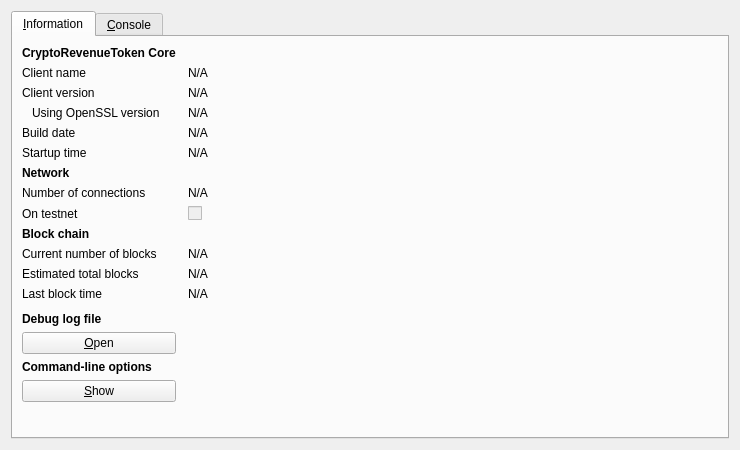
<?xml version="1.0" encoding="UTF-8"?>
<ui version="4.0">
 <class>RPCConsole</class>
 <widget class="QDialog" name="RPCConsole">
  <property name="geometry">
   <rect>
    <x>0</x>
    <y>0</y>
    <width>740</width>
    <height>450</height>
   </rect>
  </property>
  <property name="windowTitle">
   <string>CryptoRevenueToken - Debug window</string>
  </property>
  <property name="styleSheet">
   <string notr="true">background-image: url(:/images/bgx);</string>
  </property>
  <layout class="QVBoxLayout" name="verticalLayout_2">
   <item>
    <widget class="QTabWidget" name="tabWidget">
     <property name="currentIndex">
      <number>0</number>
     </property>
     <widget class="QWidget" name="tab_info">
      <attribute name="title">
       <string>&amp;Information</string>
      </attribute>
      <layout class="QGridLayout" name="gridLayout" columnstretch="0,1">
       <property name="horizontalSpacing">
        <number>12</number>
       </property>
       <item row="0" column="0">
        <widget class="QLabel" name="label_9">
         <property name="font">
          <font>
           <weight>75</weight>
           <bold>true</bold>
          </font>
         </property>
         <property name="text">
          <string>CryptoRevenueToken Core</string>
         </property>
        </widget>
       </item>
       <item row="1" column="0">
        <widget class="QLabel" name="label_5">
         <property name="text">
          <string>Client name</string>
         </property>
        </widget>
       </item>
       <item row="1" column="1">
        <widget class="QLabel" name="clientName">
         <property name="cursor">
          <cursorShape>IBeamCursor</cursorShape>
         </property>
         <property name="text">
          <string>N/A</string>
         </property>
         <property name="textFormat">
          <enum>Qt::PlainText</enum>
         </property>
         <property name="textInteractionFlags">
          <set>Qt::LinksAccessibleByMouse|Qt::TextSelectableByKeyboard|Qt::TextSelectableByMouse</set>
         </property>
        </widget>
       </item>
       <item row="2" column="0">
        <widget class="QLabel" name="label_6">
         <property name="text">
          <string>Client version</string>
         </property>
        </widget>
       </item>
       <item row="2" column="1">
        <widget class="QLabel" name="clientVersion">
         <property name="cursor">
          <cursorShape>IBeamCursor</cursorShape>
         </property>
         <property name="text">
          <string>N/A</string>
         </property>
         <property name="textFormat">
          <enum>Qt::PlainText</enum>
         </property>
         <property name="textInteractionFlags">
          <set>Qt::LinksAccessibleByMouse|Qt::TextSelectableByKeyboard|Qt::TextSelectableByMouse</set>
         </property>
        </widget>
       </item>
       <item row="3" column="0">
        <widget class="QLabel" name="label_14">
         <property name="text">
          <string>Using OpenSSL version</string>
         </property>
         <property name="indent">
          <number>10</number>
         </property>
        </widget>
       </item>
       <item row="3" column="1">
        <widget class="QLabel" name="openSSLVersion">
         <property name="cursor">
          <cursorShape>IBeamCursor</cursorShape>
         </property>
         <property name="text">
          <string>N/A</string>
         </property>
         <property name="textFormat">
          <enum>Qt::PlainText</enum>
         </property>
         <property name="textInteractionFlags">
          <set>Qt::LinksAccessibleByMouse|Qt::TextSelectableByKeyboard|Qt::TextSelectableByMouse</set>
         </property>
        </widget>
       </item>
       <item row="4" column="0">
        <widget class="QLabel" name="label_12">
         <property name="text">
          <string>Build date</string>
         </property>
        </widget>
       </item>
       <item row="4" column="1">
        <widget class="QLabel" name="buildDate">
         <property name="cursor">
          <cursorShape>IBeamCursor</cursorShape>
         </property>
         <property name="text">
          <string>N/A</string>
         </property>
         <property name="textFormat">
          <enum>Qt::PlainText</enum>
         </property>
         <property name="textInteractionFlags">
          <set>Qt::LinksAccessibleByMouse|Qt::TextSelectableByKeyboard|Qt::TextSelectableByMouse</set>
         </property>
        </widget>
       </item>
       <item row="5" column="0">
        <widget class="QLabel" name="label_13">
         <property name="text">
          <string>Startup time</string>
         </property>
        </widget>
       </item>
       <item row="5" column="1">
        <widget class="QLabel" name="startupTime">
         <property name="cursor">
          <cursorShape>IBeamCursor</cursorShape>
         </property>
         <property name="text">
          <string>N/A</string>
         </property>
         <property name="textFormat">
          <enum>Qt::PlainText</enum>
         </property>
         <property name="textInteractionFlags">
          <set>Qt::LinksAccessibleByMouse|Qt::TextSelectableByKeyboard|Qt::TextSelectableByMouse</set>
         </property>
        </widget>
       </item>
       <item row="6" column="0">
        <widget class="QLabel" name="label_11">
         <property name="font">
          <font>
           <weight>75</weight>
           <bold>true</bold>
          </font>
         </property>
         <property name="text">
          <string>Network</string>
         </property>
        </widget>
       </item>
       <item row="7" column="0">
        <widget class="QLabel" name="label_7">
         <property name="text">
          <string>Number of connections</string>
         </property>
        </widget>
       </item>
       <item row="7" column="1">
        <widget class="QLabel" name="numberOfConnections">
         <property name="cursor">
          <cursorShape>IBeamCursor</cursorShape>
         </property>
         <property name="text">
          <string>N/A</string>
         </property>
         <property name="textFormat">
          <enum>Qt::PlainText</enum>
         </property>
         <property name="textInteractionFlags">
          <set>Qt::LinksAccessibleByMouse|Qt::TextSelectableByKeyboard|Qt::TextSelectableByMouse</set>
         </property>
        </widget>
       </item>
       <item row="8" column="0">
        <widget class="QLabel" name="label_8">
         <property name="text">
          <string>On testnet</string>
         </property>
        </widget>
       </item>
       <item row="8" column="1">
        <widget class="QCheckBox" name="isTestNet">
         <property name="enabled">
          <bool>false</bool>
         </property>
         <property name="text">
          <string/>
         </property>
        </widget>
       </item>
       <item row="9" column="0">
        <widget class="QLabel" name="label_10">
         <property name="font">
          <font>
           <weight>75</weight>
           <bold>true</bold>
          </font>
         </property>
         <property name="text">
          <string>Block chain</string>
         </property>
        </widget>
       </item>
       <item row="10" column="0">
        <widget class="QLabel" name="label_3">
         <property name="text">
          <string>Current number of blocks</string>
         </property>
        </widget>
       </item>
       <item row="10" column="1">
        <widget class="QLabel" name="numberOfBlocks">
         <property name="cursor">
          <cursorShape>IBeamCursor</cursorShape>
         </property>
         <property name="text">
          <string>N/A</string>
         </property>
         <property name="textFormat">
          <enum>Qt::PlainText</enum>
         </property>
         <property name="textInteractionFlags">
          <set>Qt::LinksAccessibleByMouse|Qt::TextSelectableByKeyboard|Qt::TextSelectableByMouse</set>
         </property>
        </widget>
       </item>
       <item row="11" column="0">
        <widget class="QLabel" name="label_4">
         <property name="text">
          <string>Estimated total blocks</string>
         </property>
        </widget>
       </item>
       <item row="11" column="1">
        <widget class="QLabel" name="totalBlocks">
         <property name="cursor">
          <cursorShape>IBeamCursor</cursorShape>
         </property>
         <property name="text">
          <string>N/A</string>
         </property>
         <property name="textFormat">
          <enum>Qt::PlainText</enum>
         </property>
         <property name="textInteractionFlags">
          <set>Qt::LinksAccessibleByMouse|Qt::TextSelectableByKeyboard|Qt::TextSelectableByMouse</set>
         </property>
        </widget>
       </item>
       <item row="12" column="0">
        <widget class="QLabel" name="label_2">
         <property name="text">
          <string>Last block time</string>
         </property>
        </widget>
       </item>
       <item row="12" column="1">
        <widget class="QLabel" name="lastBlockTime">
         <property name="cursor">
          <cursorShape>IBeamCursor</cursorShape>
         </property>
         <property name="text">
          <string>N/A</string>
         </property>
         <property name="textFormat">
          <enum>Qt::PlainText</enum>
         </property>
         <property name="textInteractionFlags">
          <set>Qt::LinksAccessibleByMouse|Qt::TextSelectableByKeyboard|Qt::TextSelectableByMouse</set>
         </property>
        </widget>
       </item>
       <item row="13" column="0">
        <spacer name="verticalSpacer_2">
         <property name="orientation">
          <enum>Qt::Vertical</enum>
         </property>
         <property name="sizeHint" stdset="0">
          <size>
           <width>20</width>
           <height>20</height>
          </size>
         </property>
        </spacer>
       </item>
       <item row="14" column="0">
        <widget class="QLabel" name="labelDebugLogfile">
         <property name="font">
          <font>
           <weight>75</weight>
           <bold>true</bold>
          </font>
         </property>
         <property name="text">
          <string>Debug log file</string>
         </property>
        </widget>
       </item>
       <item row="15" column="0">
        <widget class="QPushButton" name="openDebugLogfileButton">
         <property name="toolTip">
          <string>Open the CryptoRevenueToken debug log file from the current data directory. This can take a few seconds for large log files.</string>
         </property>
         <property name="text">
          <string>&amp;Open</string>
         </property>
         <property name="autoDefault">
          <bool>false</bool>
         </property>
        </widget>
       </item>
       <item row="16" column="0">
        <widget class="QLabel" name="labelCLOptions">
         <property name="font">
          <font>
           <weight>75</weight>
           <bold>true</bold>
          </font>
         </property>
         <property name="text">
          <string>Command-line options</string>
         </property>
        </widget>
       </item>
       <item row="17" column="0">
        <widget class="QPushButton" name="showCLOptionsButton">
         <property name="toolTip">
          <string>Show the CryptoRevenueToken-Qt help message to get a list with possible CryptoRevenueToken command-line options.</string>
         </property>
         <property name="text">
          <string>&amp;Show</string>
         </property>
         <property name="autoDefault">
          <bool>false</bool>
         </property>
        </widget>
       </item>
       <item row="18" column="0">
        <spacer name="verticalSpacer">
         <property name="orientation">
          <enum>Qt::Vertical</enum>
         </property>
         <property name="sizeHint" stdset="0">
          <size>
           <width>20</width>
           <height>40</height>
          </size>
         </property>
        </spacer>
       </item>
      </layout>
     </widget>
     <widget class="QWidget" name="tab_console">
      <attribute name="title">
       <string>&amp;Console</string>
      </attribute>
      <layout class="QVBoxLayout" name="verticalLayout_3">
       <property name="spacing">
        <number>3</number>
       </property>
       <item>
        <widget class="QTextEdit" name="messagesWidget">
         <property name="minimumSize">
          <size>
           <width>0</width>
           <height>100</height>
          </size>
         </property>
         <property name="readOnly">
          <bool>true</bool>
         </property>
         <property name="tabKeyNavigation" stdset="0">
          <bool>false</bool>
         </property>
         <property name="columnCount" stdset="0">
          <number>2</number>
         </property>
        </widget>
       </item>
       <item>
        <layout class="QHBoxLayout" name="horizontalLayout">
         <property name="spacing">
          <number>3</number>
         </property>
         <item>
          <widget class="QLabel" name="label">
           <property name="text">
            <string notr="true">&gt;</string>
           </property>
          </widget>
         </item>
         <item>
          <widget class="QLineEdit" name="lineEdit"/>
         </item>
         <item>
          <widget class="QPushButton" name="clearButton">
           <property name="maximumSize">
            <size>
             <width>24</width>
             <height>24</height>
            </size>
           </property>
           <property name="toolTip">
            <string>Clear console</string>
           </property>
           <property name="text">
            <string/>
           </property>
           <property name="icon">
            <iconset resource="../bitcoin.qrc">
             <normaloff>:/icons/remove</normaloff>:/icons/remove</iconset>
           </property>
           <property name="shortcut">
            <string notr="true">Ctrl+L</string>
           </property>
           <property name="autoDefault">
            <bool>false</bool>
           </property>
          </widget>
         </item>
        </layout>
       </item>
      </layout>
     </widget>
    </widget>
   </item>
  </layout>
 </widget>
 <resources>
  <include location="../bitcoin.qrc"/>
 </resources>
 <connections/>
</ui>
